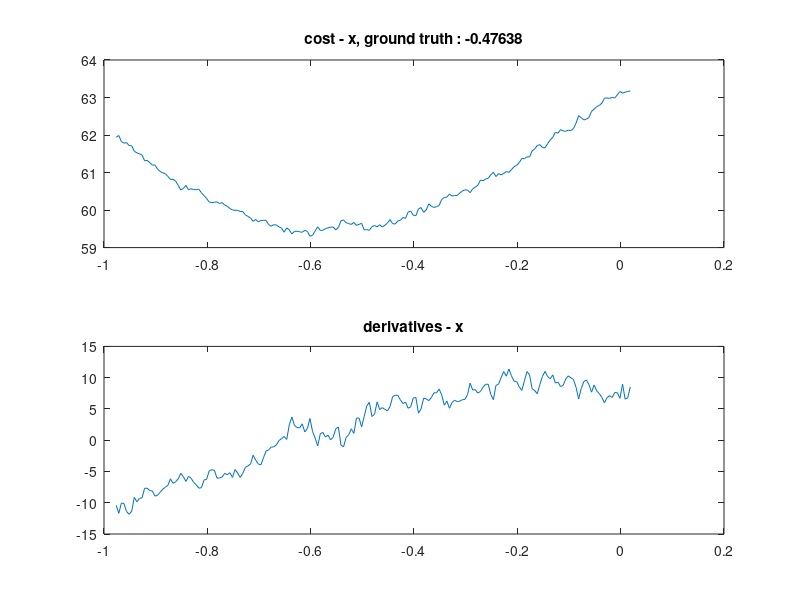
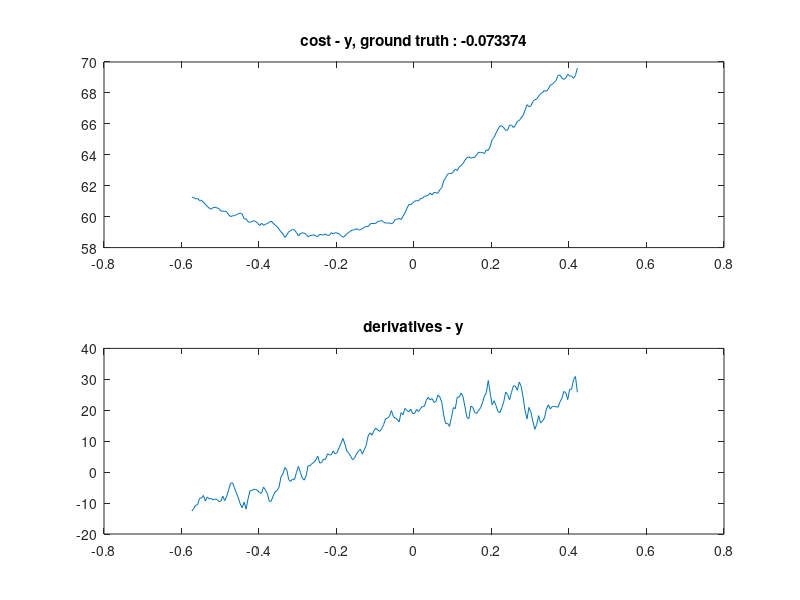
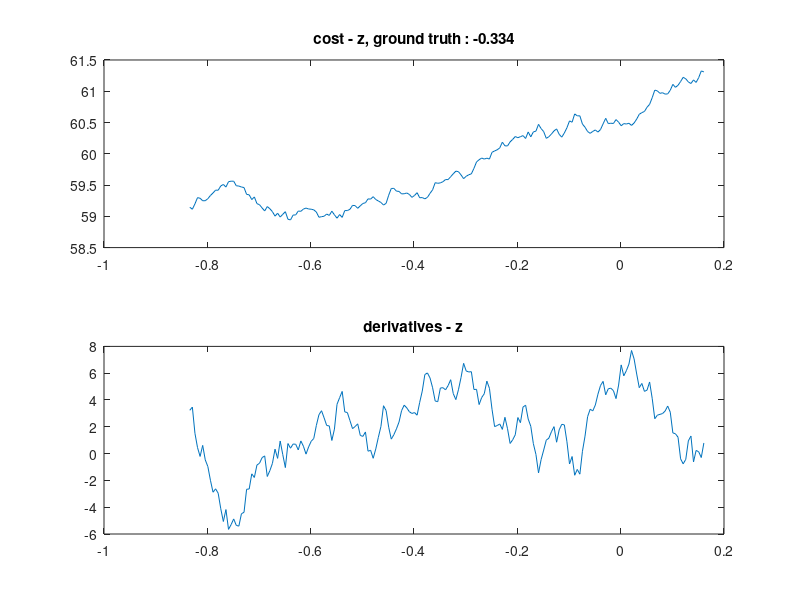
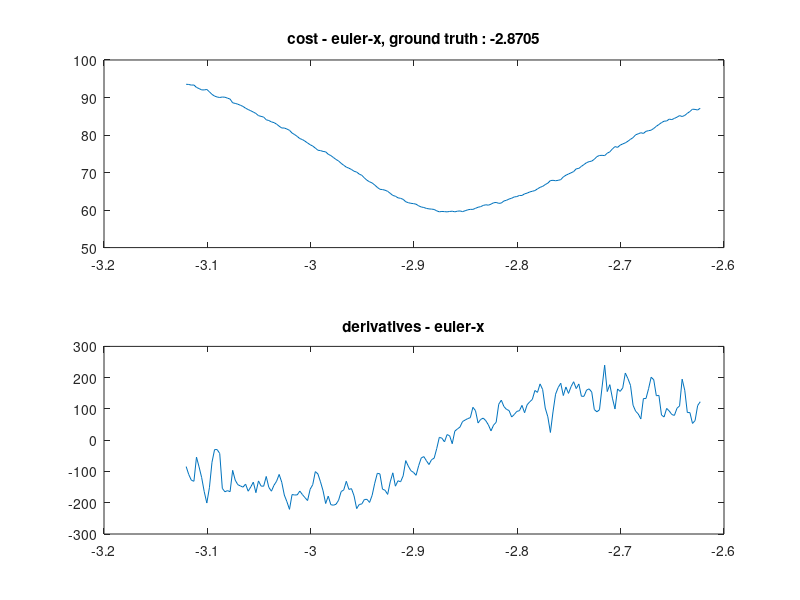

These charts were generated, in order, by the following MATLAB code:
clear
close all
%parameters [0]:
C0 = [61.9397 61.9875 61.8261 61.7819 61.7986 61.72 61.713 61.5676 61.5247 61.4999 61.4657 61.3147 61.3241 61.2641 61.1979 61.2025 61.0926 61.0302 60.9913 60.9716 60.8966 60.8173 60.8209 60.7691 60.6583 60.5341 60.5789 60.6544 60.5392 60.5697 60.544 60.5461 60.5558 60.4586 60.3856 60.3091 60.2118 60.1989 60.2063 60.2198 60.1737 60.2001 60.1319 60.1044 60.0408 60.0047 59.9931 59.995 59.9623 59.9605 59.8693 59.8315 59.7888 59.699 59.7499 59.6839 59.7225 59.7262 59.726 59.6138 59.5705 59.6116 59.6022 59.5518 59.5211 59.4102 59.5247 59.4698 59.3654 59.4297 59.437 59.4206 59.4091 59.4594 59.4315 59.3022 59.3274 59.4445 59.5536 59.4568 59.4629 59.5046 59.5267 59.5453 59.5469 59.4701 59.5361 59.7147 59.7352 59.6653 59.6398 59.6173 59.6707 59.592 59.6183 59.6489 59.4698 59.4795 59.4616 59.559 59.5873 59.5547 59.6092 59.5498 59.5957 59.6528 59.7466 59.6387 59.6281 59.7102 59.7267 59.7991 59.7795 59.9443 59.9734 59.8623 59.8494 60.0307 60.067 59.9383 60.0016 60.1674 60.0988 60.0709 60.0896 60.1204 60.2849 60.3333 60.3467 60.427 60.3732 60.3859 60.3887 60.4549 60.5083 60.5392 60.5327 60.4631 60.5668 60.6102 60.6618 60.8003 60.782 60.8288 60.8475 60.9388 61.009 60.8937 60.9719 60.938 60.977 61.0257 61.005 61.0799 61.1554 61.192 61.2629 61.3757 61.3688 61.4189 61.4143 61.58 61.6294 61.7229 61.7422 61.6701 61.6576 61.7709 61.8671 61.9395 62.0746 62.0491 62.1436 62.1103 62.098 62.1315 62.118 62.1714 62.315 62.5165 62.4612 62.4028 62.4232 62.4661 62.6314 62.6896 62.7573 62.7886 62.8488 62.9835 62.9877 62.9783 63.0014 62.9864 63.0757 63.1604 63.1158 63.1426 63.1614 63.1752 ];
D0 = [-10.4317 -11.7023 -10.0515 -10.1274 -11.4028 -11.8582 -11.341 -9.13188 -9.85475 -9.30142 -9.21696 -7.68652 -7.6834 -8.0559 -8.12302 -8.93369 -8.80865 -8.31305 -7.85021 -7.51812 -7.22909 -6.17251 -6.89016 -6.64758 -6.17492 -5.29448 -5.85832 -6.59388 -5.76896 -6.09208 -6.74755 -7.14539 -7.66988 -7.59558 -6.35694 -6.25239 -4.89223 -4.72619 -4.80306 -6.05942 -6.032 -5.88449 -5.29718 -5.52557 -5.19717 -5.94474 -4.68386 -5.25255 -5.96955 -5.30757 -4.32239 -4.1088 -3.79696 -2.39543 -3.18364 -3.8166 -3.9509 -2.8169 -1.72396 -1.57013 -1.07558 -1.07053 -0.755078 -0.0656485 0.258173 0.599115 0.114403 2.44925 3.6978 2.35509 2.02775 1.96621 2.61631 1.32573 1.86788 3.46655 1.42352 0.349438 -0.920695 1.02183 1.24377 0.500881 0.825318 0.0455848 0.488206 1.82684 2.10515 -0.760252 -1.071 0.449924 0.869412 1.81797 1.08735 3.52323 3.55071 2.13394 3.79624 5.51254 6.05485 3.79293 4.14291 6.12714 4.89606 5.21076 4.93928 4.67566 5.38258 6.94666 7.18649 7.16777 6.46471 5.86829 6.09223 5.10527 5.34937 6.7696 6.8324 4.32323 4.99782 6.71939 6.60245 6.32974 6.83188 7.57953 7.5784 8.18446 7.24063 5.60311 6.25178 5.10943 6.038 6.39791 6.16324 6.25053 6.4704 6.52763 7.30196 9.1267 8.01974 8.08669 7.52525 7.79633 8.47368 8.94018 8.94763 7.31256 6.48637 8.77215 8.95244 10.0149 10.9754 10.2338 11.3856 10.3038 9.4266 9.39474 8.55184 7.95702 9.46181 10.976 10.4689 8.22815 7.93782 7.43235 8.89144 10.1954 10.9966 10.1775 9.81688 10.4403 9.1319 9.2921 8.57815 8.76053 9.77676 10.289 9.97729 9.71211 8.46403 6.5868 8.25348 9.36328 9.62829 8.88853 7.68173 8.81234 7.88397 7.44658 6.83322 5.98434 6.80898 7.1239 6.83759 7.62902 7.58342 6.69181 8.97995 6.56458 6.76926 8.51362 ];
%parameters [1]:
C1 = [61.2665 61.2274 61.1441 61.179 61.0379 61.0678 60.922 60.7963 60.6588 60.5437 60.4816 60.586 60.6073 60.5661 60.5255 60.3597 60.3538 60.362 60.2936 60.1259 60.006 60.0518 60.0723 60.1269 60.1912 60.2285 60.1664 59.8628 59.8559 59.6749 59.6319 59.6882 59.739 59.6816 59.5757 59.4243 59.5787 59.4394 59.5156 59.552 59.6451 59.707 59.5697 59.459 59.3579 59.197 59.0155 58.8915 58.6613 58.804 59.0258 59.0988 59.1813 59.1246 58.9779 58.7545 58.9018 58.9587 58.9338 58.8578 58.6976 58.773 58.8018 58.8251 58.7618 58.7072 58.8579 58.833 58.8084 58.8846 58.7869 58.7972 58.9628 58.8819 58.9653 58.9429 58.8984 58.7691 58.6743 58.737 58.9056 58.9779 59.0768 59.1413 59.149 59.2274 59.1504 59.1441 59.231 59.2968 59.3795 59.3531 59.5235 59.5656 59.5532 59.5742 59.6897 59.6966 59.766 59.6433 59.5873 59.588 59.5893 59.5401 59.6053 59.821 59.8371 59.8866 59.8137 60.0218 60.2491 60.5207 60.794 60.7624 60.8947 60.9967 61.0491 61.0149 61.1696 61.1793 61.3119 61.3354 61.3896 61.5314 61.4022 61.5669 61.5469 61.5091 61.7378 61.8759 62.3099 62.5161 62.7444 62.7996 62.7861 62.8971 63.0735 62.9763 63.22 63.3054 63.437 63.6526 63.8098 63.8702 63.7809 63.8206 63.8342 63.9987 64.1669 64.1373 64.1498 64.0852 64.3221 64.2773 64.5547 64.9848 65.1251 65.4035 65.6451 65.864 65.8677 65.7515 65.5723 65.5978 65.9148 65.9157 65.7631 65.8953 66.162 66.2126 66.3916 66.5433 66.8878 67.2387 67.1148 67.1604 67.4334 67.5573 67.5991 67.7876 67.9469 68.0253 68.1601 68.1069 68.2538 68.4966 68.5534 68.6777 68.81 69.1266 69.1604 68.9638 68.8738 68.9593 69.2058 69.1014 69.0872 68.9424 69.1329 69.6132 ];
D1 = [-12.6045 -11.7558 -10.7181 -10.521 -8.46681 -8.39258 -7.55562 -9.33506 -8.02951 -8.68779 -8.49752 -8.97874 -8.68274 -8.84526 -9.49857 -9.35404 -7.75181 -9.22607 -7.77988 -5.73913 -3.60935 -3.44851 -5.02673 -6.67987 -8.33345 -10.3155 -11.5096 -9.71286 -11.9458 -8.70931 -6.06099 -5.89384 -5.57675 -5.56961 -5.97769 -6.69796 -6.7682 -4.80665 -5.81865 -6.94159 -9.47452 -9.33926 -7.67837 -6.33845 -5.96084 -4.89798 -1.5754 -0.584971 1.47048 0.805945 -2.38876 -3.01539 -2.18549 -2.42719 -0.125707 1.88429 -0.0343504 -1.89638 -2.59446 -1.20859 2.08 2.04884 2.7497 3.16242 3.87188 5.20263 2.92447 3.11141 4.22671 4.12231 5.92578 5.55844 5.60663 6.83719 5.87867 6.31258 7.91296 9.27512 10.9166 9.0634 6.81661 6.10046 5.12466 3.9875 4.5637 5.93523 6.86736 7.42457 5.82697 7.24954 8.69582 11.6758 12.7049 11.9674 13.4147 14.2249 13.5939 13.1835 14.0364 15.3597 17.246 17.4747 18.0031 19.913 17.9682 17.4598 17.0975 16.2253 19.2406 18.5412 20.6083 19.9547 19.5042 20.3724 18.9146 19.0043 20.2438 19.6133 20.5033 21.2611 21.251 23.1716 24.2027 23.3883 23.7878 22.5363 22.8737 24.8959 24.2908 22.6138 18.3994 15.6905 15.7768 14.7772 17.686 20.8768 20.5161 24.2724 24.251 25.586 24.3067 20.9894 17.6252 17.2755 21.3387 20.9509 19.2886 18.966 19.9515 20.7528 22.418 24.5809 25.6579 29.6143 25.6004 21.756 23.083 21.5375 19.5408 19.2359 20.7926 22.7372 25.8777 25.0908 23.3902 25.8094 27.9026 27.8243 26.4796 29.1408 27.6879 24.2055 19.8592 17.2055 20.9104 19.4104 16.5377 13.8512 15.3373 18.256 15.883 16.5886 17.4396 20.3974 21.7691 20.4248 21.1864 21.2979 21.1481 20.9779 22.65 23.8726 26.0645 25.7279 23.4386 26.7301 26.791 29.9016 30.9116 25.8241 ];
%parameters [2]:
C2 = [59.1458 59.1133 59.1994 59.299 59.2888 59.2489 59.2497 59.2824 59.3329 59.374 59.4187 59.4175 59.4859 59.5095 59.468 59.554 59.5619 59.5616 59.4888 59.4841 59.4689 59.4603 59.3509 59.344 59.2676 59.3102 59.2029 59.1856 59.1338 59.0858 59.1558 59.1216 59.0743 59.0029 59.0503 58.9886 59.0319 59.0741 58.9533 58.9427 59.0202 59.0223 59.0847 59.0801 59.1165 59.1321 59.1175 59.1137 59.1038 59.0687 58.9851 58.9944 59.0016 59.036 59.0147 59.0825 59.0245 58.9698 59.0284 58.983 59.0916 59.0921 59.1121 59.1747 59.1712 59.1282 59.1672 59.2056 59.2167 59.2789 59.2753 59.3143 59.2685 59.2457 59.2214 59.1805 59.2074 59.3377 59.4455 59.4469 59.4027 59.3985 59.3588 59.3612 59.373 59.3502 59.3031 59.3338 59.3782 59.2968 59.3 59.2794 59.3033 59.3673 59.4242 59.5377 59.5284 59.5347 59.5536 59.5879 59.5873 59.6341 59.6801 59.7226 59.7141 59.6626 59.6026 59.64 59.6647 59.679 59.7669 59.8694 59.9051 59.9316 59.9156 59.9301 59.9159 60.0239 60.0455 60.0636 60.0946 60.1855 60.1274 60.1256 60.1905 60.2301 60.2761 60.2568 60.2738 60.2903 60.2451 60.3491 60.271 60.3501 60.3624 60.4709 60.4031 60.3545 60.247 60.2728 60.3157 60.3661 60.3982 60.3112 60.2661 60.333 60.4166 60.5259 60.5046 60.6378 60.6063 60.6073 60.4753 60.4245 60.3561 60.327 60.358 60.3809 60.3472 60.3879 60.4791 60.5673 60.4832 60.4885 60.4847 60.5472 60.5049 60.4483 60.4828 60.4762 60.4882 60.4538 60.4927 60.5549 60.6318 60.6581 60.6767 60.7439 60.7905 60.8963 61.018 61.0059 60.967 60.9766 60.9543 60.9577 61.0164 61.1101 61.063 61.0949 61.156 61.2231 61.199 61.1489 61.1237 61.1816 61.1411 61.2173 61.325 61.3092 ];
D2 = [3.23167 3.46972 1.51553 0.449679 -0.211475 0.612682 -0.46826 -0.96822 -1.99121 -2.88184 -2.62805 -2.95881 -4.11591 -5.06609 -4.17704 -5.65436 -5.29904 -4.87508 -5.35472 -5.4131 -4.48754 -4.37998 -2.66285 -2.63869 -1.5112 -1.78008 -0.853353 -0.718883 -0.300287 -0.171063 -1.70747 -1.27239 -0.727031 0.330832 -0.35604 0.93887 -0.0748341 -1.04339 0.75095 0.402904 0.714169 0.698419 0.274542 0.945554 0.547066 -0.0392429 0.496931 0.918642 1.12894 2.10166 2.90171 3.1997 2.66874 2.09704 2.0667 0.979965 1.82965 3.67956 4.17064 4.63894 3.11086 3.06383 2.46706 1.86523 2.01722 2.21971 1.3585 1.28227 1.61523 0.178793 0.247436 -0.34939 0.348728 1.21616 2.02865 3.57247 3.20987 1.9694 1.08069 1.40935 1.84598 2.35548 3.2126 3.6142 3.41156 3.12443 2.99559 3.06249 2.8655 3.82252 4.66882 5.90039 6.01786 5.64324 4.91371 3.92367 3.87505 4.89249 4.91919 4.75689 5.0735 5.51456 4.47326 4.02964 4.76342 5.6746 6.73513 6.16766 6.09092 6.11226 4.78235 4.79627 3.65894 4.18476 4.46815 5.40844 4.87198 3.30558 2.01509 2.09265 2.21088 1.806 2.70816 1.85578 0.756672 1.02934 1.40476 2.69083 2.30755 3.47526 3.61158 2.58215 2.04319 0.744495 -0.0630459 -1.43918 -0.451232 0.264385 1.00218 1.15064 1.63372 2.012 0.849679 1.77297 2.1863 2.14188 0.882879 -0.775859 -0.217941 -1.61586 -1.18077 -1.53437 0.173426 1.30331 2.75729 3.31086 3.18726 3.62977 4.43296 5.08371 5.38895 4.38616 4.83842 4.88103 4.69512 4.10433 5.11471 6.61799 5.80234 6.18658 6.67837 7.69262 7.06335 5.94075 4.91872 5.2353 4.64397 4.734 5.34476 4.12894 2.60224 2.86562 2.92874 2.98634 3.17369 3.55044 3.09005 1.54453 1.47964 1.22402 -0.391654 -0.76588 -0.426496 0.951671 1.31085 -0.618326 0.235987 0.137927 -0.293329 0.791352 ];
%parameters [3]:
C3 = [93.5261 93.4759 93.3083 93.3373 92.6828 92.3794 92.0293 92.0238 92.141 91.5253 90.8343 90.3772 90.1313 90.0051 90.1289 90.0761 89.8311 89.5788 88.5882 88.4263 88.2185 87.9319 87.6242 87.1479 86.7952 86.4701 86.1221 85.7445 85.1638 84.9732 84.7811 84.0664 83.8614 83.5064 83.3095 82.9066 82.3531 81.8755 81.8684 81.5941 81.2585 80.5325 80.1136 79.6275 79.0472 78.7947 78.3607 77.8788 77.4196 77.0556 76.5237 75.9491 75.851 75.6326 75.519 74.8705 74.5198 74.0144 73.4939 73.082 72.4573 71.9354 71.4443 71.1605 70.8146 70.3457 70.1305 69.5865 69.2649 68.5648 67.9429 67.5302 67.2271 66.6692 66.0512 65.5405 65.4654 65.2934 64.9927 64.4637 63.9001 63.692 63.2586 63.1317 62.8568 62.2217 61.9625 61.8004 61.7165 61.5688 61.1309 60.8249 60.6871 60.4461 60.3152 60.2568 60.163 59.79 59.536 59.635 59.5873 59.5243 59.6272 59.6994 59.5326 59.7039 59.7687 59.5867 59.8227 60.0631 60.1905 60.1846 60.4672 60.7538 60.9106 61.2366 61.4121 61.3037 61.5752 61.9426 62.0358 61.7924 61.8736 62.4247 62.6083 62.9427 63.1545 63.5014 63.5944 63.8913 63.8958 64.3224 64.5159 64.8339 65.0093 65.2015 65.6497 66.0618 66.3125 66.7911 67.1791 67.8622 67.9324 67.8198 67.9281 68.1095 68.8354 69.2913 69.6116 69.9318 70.2638 70.9929 71.1084 71.6461 72.1333 72.6435 72.9073 73.0514 73.5369 74.2467 74.5487 74.5895 74.5169 75.1546 75.5231 76.2909 76.9169 76.7104 77.2992 77.635 77.9151 78.3494 78.8595 79.3078 80.0634 80.32 80.6145 80.4253 80.9895 81.1602 81.2932 81.757 82.322 82.8071 83.3071 83.6901 83.7438 84.2404 84.1134 84.4319 84.7605 85.1745 84.9339 85.2254 85.7825 86.272 86.8855 86.8239 86.6673 87.1551 ];
D3 = [-84.3281 -109.656 -127.892 -131.347 -54.182 -85.4072 -119.505 -164.666 -200.961 -152.02 -70.5407 -30.1029 -30.0252 -42.6325 -154.065 -164.988 -161.255 -164.693 -96.406 -127.84 -142.332 -146.177 -150.209 -140.339 -163.14 -149.684 -134.096 -167.809 -130.24 -146.68 -147.164 -115.983 -150.836 -163.095 -144.106 -131.249 -109.454 -134.302 -175.487 -196.658 -221.134 -173.779 -175.282 -174.87 -162.759 -173.913 -183.707 -192.967 -156.858 -142.29 -100.462 -107.862 -133.117 -161.826 -202.511 -178.852 -206.251 -207.899 -204.961 -192.143 -164.271 -158.969 -131.382 -157.407 -154.969 -178.088 -218.763 -205.629 -203.78 -189.562 -189.168 -198.97 -176.172 -137.585 -105.847 -107.68 -156.533 -160.14 -173.411 -133.202 -104.325 -147.024 -129.609 -133.122 -114.036 -65.2911 -83.1602 -97.5582 -102.933 -112.269 -81.577 -56.8053 -52.4155 -65.6164 -77.916 -62.1828 -57.5716 -26.565 9.11444 6.4444 -5.46794 17.9562 14.1556 -11.2684 29.0153 35.9179 42.1798 59.7886 64.4481 69.0709 72.0132 105.193 94.4898 54.9912 66.4609 70.6062 62.3694 48.8729 29.8391 48.2077 57.252 115.028 128.088 107.666 98.6076 94.8567 74.1233 82.1072 92.1521 94.2626 111.355 87.905 113.377 122.792 130.324 158.962 152.936 180.042 161.987 102.867 74.8993 24.7307 90.3013 147.15 168.351 182.227 142.839 170.165 149.683 171.434 186.947 165.058 179.888 140.522 140.362 160.319 164.141 153.81 97.9991 90.7921 97.4432 170.145 240.006 155.579 177.609 134.404 99.8195 163.905 156.034 167.281 214.821 197.052 175.499 111.749 92.6125 84.0209 67.8696 133.175 133.255 164.688 201.388 193.307 142.179 143.338 80.6295 74.183 101.67 93.4075 82.0477 79.3532 102.199 109.746 195.167 159.849 88.4744 88.316 53.6632 62.7132 110.855 123.009 ];
%parameters [4]:
C4 = [60.3767 62.616 63.6988 63.975 67.1494 69.2841 68.5117 72.1493 72.4793 73.56 75.3644 76.5248 76.5545 77.5112 79.7516 81.1286 82.9126 82.9403 86.6571 89.9716 90.6939 91.9281 94.8857 97.7569 99.605 101.82 104.044 105.928 108.369 111.974 116.445 117.653 119.655 124.592 126.053 127.603 129.7 132.598 133.502 134.735 135.293 133.992 139.247 133.544 135.876 136.7 134.327 133.3 134.923 135.753 135.022 135.473 135.642 135.816 134.762 135.992 135.001 135.164 134.775 133.075 133.692 131.654 132.466 131.735 130.437 127.825 125.465 126.209 123.676 119.635 118.035 116.525 113.813 112.764 111.256 108.42 107.096 107.512 105.858 103.773 101.842 99.8627 97.8641 95.4234 94.0126 93.6461 90.5148 88.6653 87.2156 84.1404 82.2194 79.7541 77.6303 74.7491 72.4545 70.7152 67.6127 65.5088 63.0769 61.2882 59.5873 58.3742 56.9391 56.2361 55.5785 55.5403 55.501 55.6579 55.6184 55.8736 55.6398 55.7907 56.4698 56.1136 56.7608 56.8002 56.9392 57.965 58.0723 58.4448 58.7116 58.6967 58.7667 59.094 59.4558 59.6889 60.0072 60.3631 60.2247 60.6617 60.8111 60.8856 61.4115 61.5865 62.0522 62.0881 61.8575 62.2797 62.5707 62.677 63.4201 63.613 63.9805 64.5121 64.8192 65.9062 66.4729 66.8997 67.7321 68.2942 68.6922 69.6471 69.8971 71.0451 71.7356 72.6178 73.249 74.0262 74.8474 75.666 76.7682 77.7273 78.7323 79.7593 80.3545 80.8214 82.2055 82.9584 83.2356 84.3128 85.3802 85.8591 86.3957 87.3027 88.175 88.439 88.9317 89.5677 89.8457 90.4677 91.0095 91.8526 92.7437 93.4527 94.6783 95.7251 96.4214 97.1585 97.75 98.1837 99.9385 100.286 100.706 101.942 102.166 104.433 104.682 105.697 105.953 107.504 ];
D4 = [677.266 666.814 481.284 817.425 532.997 427.592 685.274 437.551 407.518 395.119 438.719 460.383 635.806 542.908 690.546 884.299 778.135 898.783 822.861 778.532 891.105 989.189 915.851 817.101 876.447 1015.41 1240.07 1172.49 1128.59 1261.82 960.809 995.028 1004.45 800.586 744.927 713.214 559.316 139.395 574.453 -119.074 58.2563 270.798 -491.934 -24.4612 -95.2313 -94.7596 69.4206 217.322 71.9031 6.31409 -25.9484 51.8635 -64.1136 -65.2222 1.32195 -291.651 -130.906 -350.969 -230.9 -134.036 -325.552 -382.855 -700.176 -552.594 -676.034 -819.006 -742.981 -968.357 -986.327 -687.144 -677.838 -810.513 -671.732 -525.2 -539.812 -464.736 -525.355 -764.904 -799.42 -834.942 -782.947 -621.66 -734.932 -675.817 -679.709 -950.573 -829.54 -891.118 -958.521 -939.128 -976.486 -903.893 -1001.77 -924.031 -937.761 -942.692 -802.54 -713.464 -613.782 -505.215 -400.88 -283.39 -143.81 -57.8187 3.99696 33.333 13.8867 13.2835 85.1388 23.9952 112.102 100.944 46.941 185.145 131.15 164.462 177.236 73.1676 69.4387 64.9163 74.4146 99.2205 124.048 126.916 76.8979 97.2862 80.3875 52.2509 118.673 92.4774 124.109 120.245 44.6056 69.3181 51.8556 58.8868 156.262 133.33 140.976 183.512 139.91 229.319 249.242 238.765 291.281 238.8 221.931 274.738 216.508 275.092 304.34 297.067 335.182 298.108 311.183 304.825 351.924 370.109 388.489 409.328 358.631 309.415 347.316 319.91 288.105 349.133 317.467 290.064 316.012 298.997 279.481 257.994 253.605 226.491 167.067 202.867 207.777 228.495 289.808 298.503 366.883 387.254 367.762 370.577 307.163 245.853 351.716 312.732 295.641 375.85 222.699 414.767 397.583 375.439 378.709 307.066 449.26 479.516 519.461 492.916 ];
%parameters [5]:
C5 = [93.5877 93.5303 93.6568 93.2682 92.952 92.3107 92.3522 92.1585 91.7433 91.494 90.8125 90.3143 90.3582 89.9221 89.8367 89.9929 89.8298 89.3956 88.6721 88.3797 88.5957 87.857 87.5823 87.2488 86.7958 86.4157 86.2741 85.8067 85.2797 84.9485 84.6923 84.0866 83.7978 83.8537 83.5137 83.0742 82.5142 81.6803 81.4564 81.495 81.3698 80.9012 80.2318 79.4186 79.0374 78.71 78.3102 77.782 77.4942 77.0821 76.5285 76.1737 75.9861 75.7329 75.4305 74.9668 74.5247 74.1888 73.7124 73.1179 72.4667 72.0294 71.406 71.291 70.8985 70.4535 70.4151 69.7284 69.1454 68.4289 67.8074 67.4548 67.2348 66.7497 66.0855 65.6496 65.447 65.3381 65.126 64.4389 63.8525 63.7307 63.2435 63.1067 62.9012 62.3133 61.9775 61.9604 61.7287 61.642 61.1133 60.8523 60.5855 60.456 60.3425 60.2249 60.1609 59.7836 59.5063 59.6229 59.5873 59.5108 59.573 59.6933 59.5126 59.6477 59.7458 59.5455 59.8963 60.0785 60.1826 60.1458 60.4169 60.6589 60.9592 61.2191 61.383 61.4174 61.5801 62.0122 62.005 61.7418 61.9063 62.377 62.5019 62.7694 63.0921 63.5431 63.6522 63.8663 63.8972 64.3257 64.4458 64.6854 64.9428 65.277 65.689 65.9479 66.5635 66.8505 67.3323 67.6784 67.8546 67.7533 68.0662 68.1719 68.5902 69.4825 69.7384 69.9215 70.34 71.025 70.9968 71.7848 72.3054 72.7812 73.1865 73.2013 73.4901 74.1786 74.5719 74.8688 74.7882 75.1749 75.647 76.1975 76.8777 76.9198 77.2126 77.7085 78.11 78.3265 78.6818 79.3728 79.7532 80.4676 80.6904 80.3786 80.7789 81.0577 81.3396 81.6932 82.1579 82.61 82.7427 83.3564 83.5433 84.1567 84.2837 84.5502 84.8212 85.199 85.2916 85.3758 85.9813 86.4461 87.0179 86.8215 86.8653 87.2566 ];
D5 = [-63.5681 -121.961 -130.461 -110.968 -120.874 -81.6712 -153.972 -184.418 -138.509 -157.187 -97.5761 -32.146 -52.8397 -52.6467 -116.467 -161.316 -123.413 -153.863 -108.979 -113.091 -179.991 -144.131 -130.821 -144.209 -151.601 -146.721 -158.172 -172.007 -148.19 -109.475 -117.869 -101.238 -128.36 -217.346 -205.722 -157.924 -114.445 -77.9026 -122.465 -207.64 -233.237 -219.123 -192.16 -163.665 -154.32 -162.793 -178.165 -160.827 -150.815 -134.921 -109.801 -120.69 -146.134 -154.411 -171.816 -184.891 -205.804 -215.94 -230.639 -182.691 -156.822 -157.582 -99.0828 -156.256 -175.31 -202.46 -260.776 -227.357 -191.055 -167.928 -172.183 -180.522 -178.779 -141.159 -95.9557 -121.075 -159.454 -160.735 -188.253 -133.22 -95.1256 -141.739 -126.592 -114.626 -117.25 -67.1291 -86.4247 -110.808 -114.323 -118.604 -77.0813 -62.7416 -42.4626 -67.2359 -83.6211 -60.1954 -57.3591 -27.2796 6.67103 7.03559 -7.47151 13.6847 17.2829 -14.7807 38.3759 43.0792 43.6812 60.0294 52.0566 58.0393 77.6528 107.334 96.6092 75.8513 62.0957 79.3024 62.1993 32.4417 32.6169 36.489 49.6884 102.764 118.587 116.606 115.035 109.681 80.5059 78.2581 79.3603 81.9159 104.564 95.1334 124.319 126.251 162.067 157.344 164.327 173.052 129.11 90.2847 73.391 49.3431 73.5546 172.924 167.227 174.968 174.982 154.249 125.837 186.321 196.541 175.613 218.973 141.658 118.473 139.749 138.534 166.749 129.814 99.6219 107.507 132.871 208.945 174.492 156.56 151.093 123.234 140.674 146.921 166.434 164.316 214.104 200.867 100.581 102.572 59.0145 64.9112 131.456 137.9 155.232 140.316 166.329 138.534 154.667 154.099 119.38 127.792 104.231 100.793 82.551 116.013 124.704 172.626 144.57 88.4006 81.0529 34.7368 85.1795 129.197 113.528 ];

param_raw = [-0.47637765, -0.07337429, -0.33399681, -2.8704988456, -1.56405382877, -1.84993623057];
range = [1.0, 1.0, 1.0, 0.5, 0.5, 0.5];

t = {'x', 'y', 'z', 'euler-x', 'euler-y', 'euler-z'};

i = 1;
figure; x = (param_raw(i) - range(i)/2):range(i)/200:(param_raw(i) + range(i)/2 - 1e-10); subplot(2,1,1); plot(x, C0); title(['cost - ' t{i} ', ground truth : ' num2str(param_raw(i))]); subplot(2,1,2); plot(x, D0); title(['derivatives - ' t{i}]); i = i + 1;
figure; x = (param_raw(i) - range(i)/2):range(i)/200:(param_raw(i) + range(i)/2 - 1e-10); subplot(2,1,1); plot(x, C1); title(['cost - ' t{i} ', ground truth : ' num2str(param_raw(i))]); subplot(2,1,2); plot(x, D1); title(['derivatives - ' t{i}]); i = i + 1;
figure; x = (param_raw(i) - range(i)/2):range(i)/200:(param_raw(i) + range(i)/2 - 1e-10); subplot(2,1,1); plot(x, C2); title(['cost - ' t{i} ', ground truth : ' num2str(param_raw(i))]); subplot(2,1,2); plot(x, D2); title(['derivatives - ' t{i}]); i = i + 1;
figure; x = (param_raw(i) - range(i)/2):range(i)/200:(param_raw(i) + range(i)/2 - 1e-10); subplot(2,1,1); plot(x, C3); title(['cost - ' t{i} ', ground truth : ' num2str(param_raw(i))]); subplot(2,1,2); plot(x, D3); title(['derivatives - ' t{i}]); i = i + 1;
figure; x = (param_raw(i) - range(i)/2):range(i)/200:(param_raw(i) + range(i)/2 - 1e-10); subplot(2,1,1); plot(x, C4); title(['cost - ' t{i} ', ground truth : ' num2str(param_raw(i))]); subplot(2,1,2); plot(x, D4); title(['derivatives - ' t{i}]); i = i + 1;
figure; x = (param_raw(i) - range(i)/2):range(i)/200:(param_raw(i) + range(i)/2 - 1e-10); subplot(2,1,1); plot(x, C5); title(['cost - ' t{i} ', ground truth : ' num2str(param_raw(i))]); subplot(2,1,2); plot(x, D5); title(['derivatives - ' t{i}]); i = i + 1;
